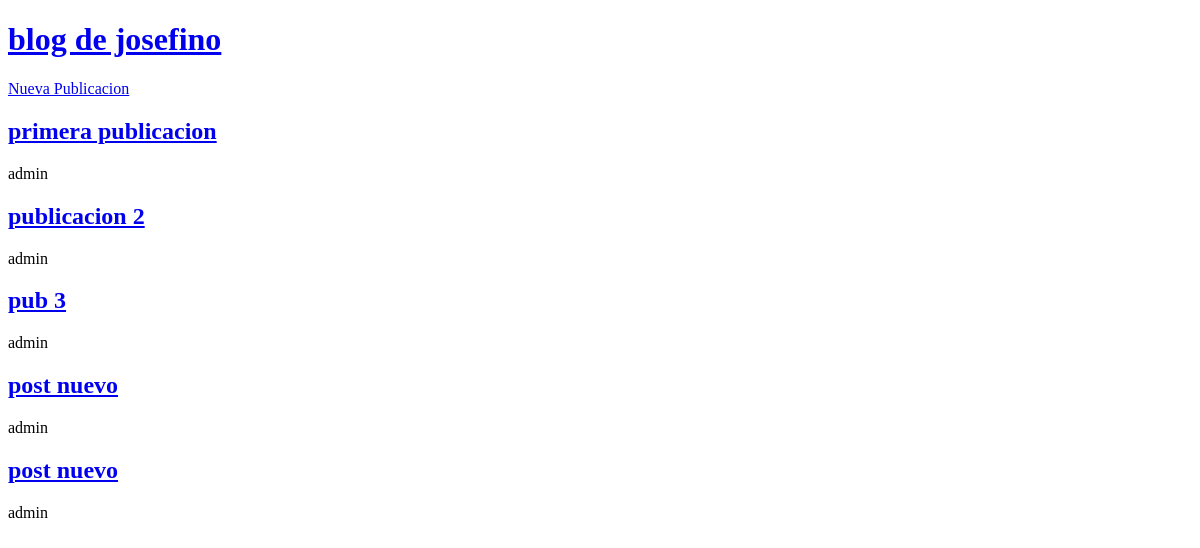
/, run on an earlier commit of the app's database.
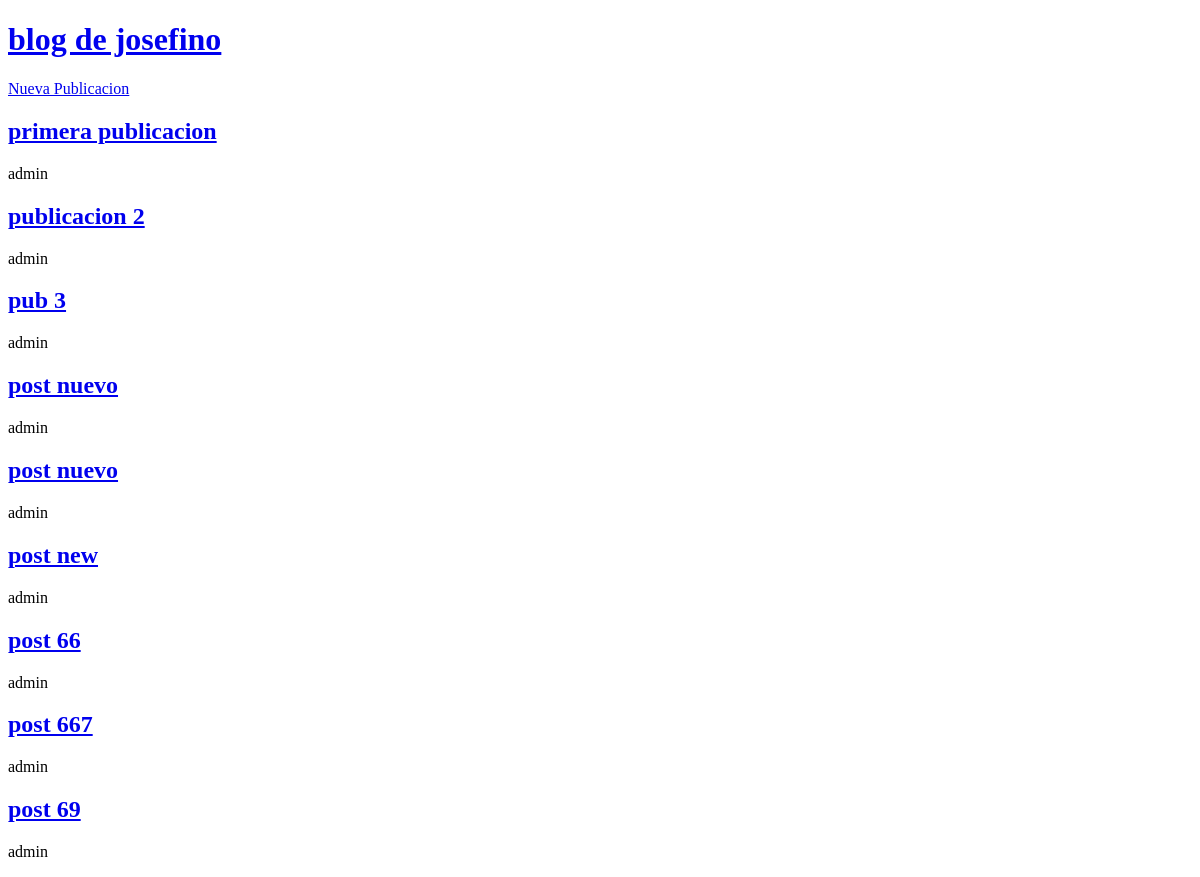
And on a later commit of the database.
### blog/models.py (models this page shows, shortened)
class Publication(models.Model):
    title = models.CharField(max_length=100)
    body = models.TextField()
    author = models.ForeignKey(
        'auth.User',
        on_delete=models.CASCADE,
    )
    date = models.DateTimeField(auto_now_add=True)
    updated = models.DateTimeField(auto_now=True)

### blog/views.py (the view)
# urls.py: path('', PublicationListView.as_view(), name='publication-list'),
class PublicationListView(ListView):
    model = Publication
    template_name = 'publication-list.html'

### templates/publication-list.html
{% extends "_base.html" %}
{% block content %}
    {% for post in publication_list %}
        <a href="{% url 'publication-detail' post.pk %}"><h2>{{ post.title }}</h2></a>
        <p>{{ post.author }}</p>
    {% endfor %}
{% endblock content %}

### templates/_base.html (shortened to what this page needs)
<!DOCTYPE html>
<html lang="en">
<head>
</head>
<body>
    <header>
        <h1><a href="{% url 'publication-list' %}">blog de josefino</a></h1>
        <div>
            <a href="{% url 'publication-create' %}">Nueva Publicacion</a>
        </div>
    </header>
    {% block content %}
    {% endblock content %}
</body>
</html>

What changed in the data, as far as the page shows it:
added Publication: title "post new", author "admin"
added Publication: title "post 66", author "admin"
added Publication: title "post 667", author "admin"
added Publication: title "post 69", author "admin"
